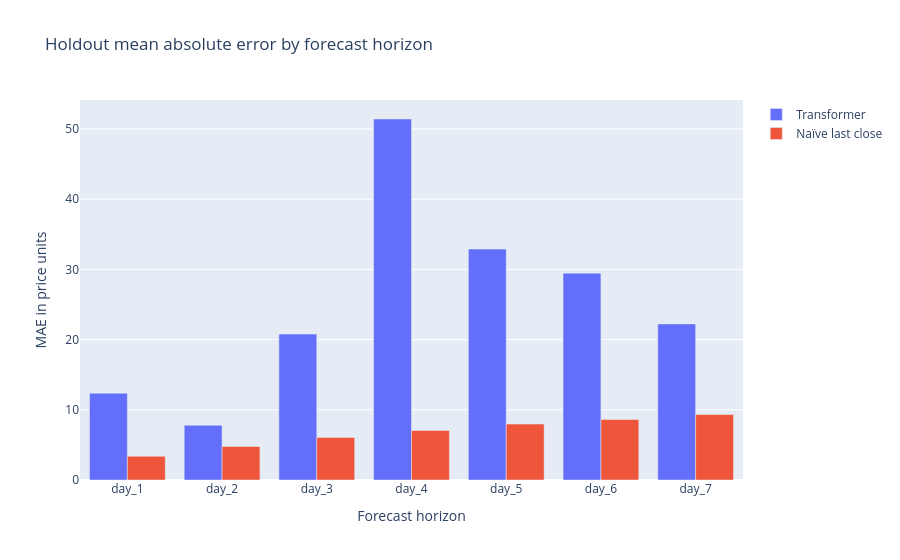

Notebook code for this chart:
### Markdown cell above
## Per-horizon error and baseline

### Code cell
days = list(metrics["per_horizon"])
fig = go.Figure()
fig.add_trace(go.Bar(x=days, y=[metrics["per_horizon"][d]["MAE"] for d in days], name="Transformer"))
fig.add_trace(go.Bar(x=days, y=[metrics["naive_baseline"]["per_horizon"][d]["MAE"] for d in days], name="Naïve last close"))
fig.update_layout(barmode="group", title="Holdout mean absolute error by forecast horizon", xaxis_title="Forecast horizon", yaxis_title="MAE in price units")
fig.show()

### Figure 1 — Plotly figure (JSON) as saved in the notebook; plotly's stock layout.template omitted (floating-point values rounded to 4 significant figures)
{"data": [{"name": "Transformer", "type": "bar", "x": ["day_1", "day_2", "day_3", "day_4", "day_5", "day_6", "day_7"], "y": [12.37, 7.796, 20.78, 51.42, 32.9, 29.47, 22.23]}, {"name": "Naïve last close", "type": "bar", "x": ["day_1", "day_2", "day_3", "day_4", "day_5", "day_6", "day_7"], "y": [3.381, 4.781, 6.061, 7.068, 7.972, 8.621, 9.331]}], "layout": {"barmode": "group", "title": {"text": "Holdout mean absolute error by forecast horizon"}, "xaxis": {"title": {"text": "Forecast horizon"}}, "yaxis": {"title": {"text": "MAE in price units"}}}}
